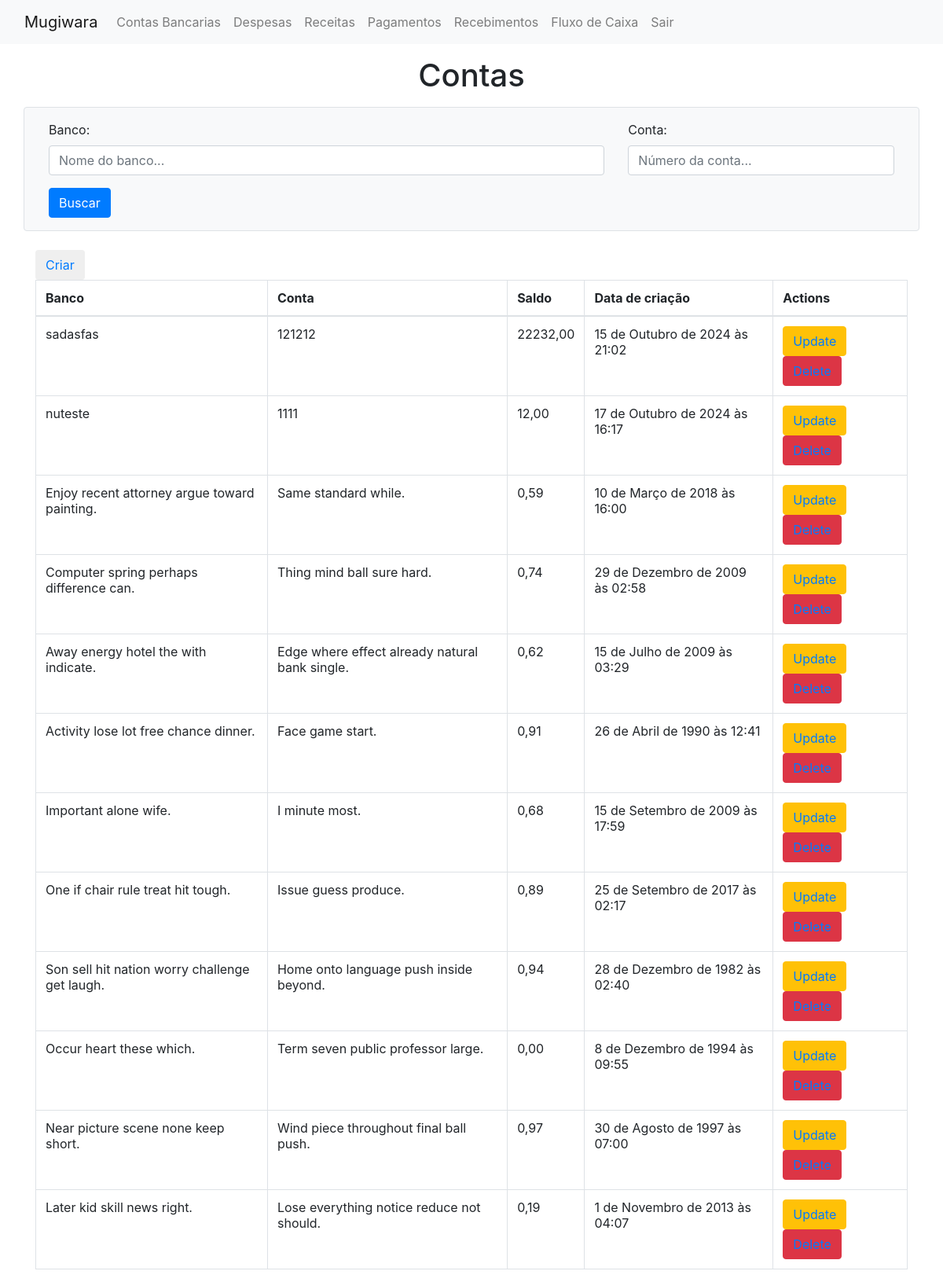
Page /show_conta_bancaria/ (signed in) on the committed database.
### mugiwara/models/conta_bancaria.py (models this page shows, shortened)
class conta_bancaria(models.Model):
    nome_banco = models.CharField(max_length=50)
    agencia = models.CharField(max_length=3)
    numero_conta = models.CharField(max_length=50)
    saldo_atual = models.DecimalField(decimal_places=2, max_digits=9, default=0, auto_created=True)
    created_at = models.DateTimeField(auto_now_add=True, auto_created=True)
    updated_at = models.DateTimeField(auto_now=True, auto_created=True)
    class Meta:
        ordering = ['id', '-created_at', 'nome_banco']

### mugiwara/views.py (the view, shortened to what this page needs)
# urls.py: path('show_conta_bancaria/', views.showContaBancariaView, name='show_conta_bancaria'),
@login_required
def showContaBancariaView(request):
    form = SearchContaBancariaForm(request.GET or None)
    contas = conta_bancaria.objects.all()
    context = {
        'contas': contas,
        'form': form
    }
    return render(request, 'mugiwara/show_conta_bancaria.html', context)

### mugiwara/forms.py
class SearchContaBancariaForm(forms.ModelForm):
    class Meta:
        model = conta_bancaria
        fields = ['nome_banco', 'numero_conta']
    nome_banco = forms.CharField(
        label='Banco',
        required=False,
        widget=forms.TextInput(attrs={'class': 'form-control', 'placeholder': 'Nome do banco...'})
    )
    numero_conta = forms.DecimalField(
        label='Conta',
        required=False,
        widget=forms.NumberInput(attrs={'class': 'form-control', 'placeholder': 'Número da conta...'})
    )

### mugiwara/templates/mugiwara/show_conta_bancaria.html (shortened to what this page needs)
{% extends 'layout.html' %}
{% block content %}
<div class="container">
<h1 class="text-center mt-3 mb-3">Contas</h1>
<form method="GET" action="" class="row g-3 mb-4 p-3 border rounded bg-light">
  <div class="col-md-8">
      <div class="form-group">
          {{ form.nome_banco.label_tag }}
          {{ form.nome_banco }}
      </div>
  </div>
  <div class="col-md-4">
    <div class="form-group">
      {{ form.numero_conta.label_tag }}
      {{ form.numero_conta }}
    </div>
  </div>
  <div class="col-md-12 text-end">
      <button type="submit" class="btn btn-primary">Buscar</button>
  </div>
</form>
<button class="btn"><a href="{% url 'conta_bancaria' %}">Criar</a></button>
<table class="table table-bordered">
   <thead>
     <tr>
       <th scope="col">Banco</th>
       <th scope="col">Conta</th>
       <th scope="col">Saldo</th>
       <th scope="col">Data de criação</th>
       <th scope="col">Actions</th>
     </tr>
   </thead>
   <tbody>
   {% for conta in contas %}
     <tr>
       <td>{{conta.nome_banco}}</td>
       <td>{{conta.numero_conta}}</td>
       <td>{{conta.saldo_atual}}</td>
       <td>{{conta.created_at}}</td>
       <td>
           <button class="btn btn-warning"><a href="{% url 'conta_bancaria' conta.id %}">Update</a></button>&nbsp;&nbsp;
           <button class="btn btn-danger"><a href="{% url 'delete_conta_bancaria' conta.id %}">Delete</a></button>
       </td>
     </tr>
   {% endfor %}
   </tbody>
 </table>
</div>
{% endblock %}

### rows in the picture
conta_bancaria: nome_banco "sadasfas", numero_conta "121212", saldo_atual "22232,00", created_at "15 de Outubro de 2024 às 21:02"
conta_bancaria: nome_banco "nuteste", numero_conta "1111", saldo_atual "12,00", created_at "17 de Outubro de 2024 às 16:17"
conta_bancaria: nome_banco "Enjoy recent attorney argue toward painting.", numero_conta "Same standard while.", saldo_atual "0,59", created_at "10 de Março de 2018 às 16:00"
conta_bancaria: nome_banco "Computer spring perhaps difference can.", numero_conta "Thing mind ball sure hard.", saldo_atual "0,74", created_at "29 de Dezembro de 2009 às 02:58"
conta_bancaria: nome_banco "Away energy hotel the with indicate.", numero_conta "Edge where effect already natural bank single.", saldo_atual "0,62", created_at "15 de Julho de 2009 às 03:29"
conta_bancaria: nome_banco "Activity lose lot free chance dinner.", numero_conta "Face game start.", saldo_atual "0,91", created_at "26 de Abril de 1990 às 12:41"
conta_bancaria: nome_banco "Important alone wife.", numero_conta "I minute most.", saldo_atual "0,68", created_at "15 de Setembro de 2009 às 17:59"
conta_bancaria: nome_banco "One if chair rule treat hit tough.", numero_conta "Issue guess produce.", saldo_atual "0,89", created_at "25 de Setembro de 2017 às 02:17"
conta_bancaria: nome_banco "Son sell hit nation worry challenge get laugh.", numero_conta "Home onto language push inside beyond.", saldo_atual "0,94", created_at "28 de Dezembro de 1982 às 02:40"
conta_bancaria: nome_banco "Occur heart these which.", numero_conta "Term seven public professor large.", saldo_atual "0,00", created_at "8 de Dezembro de 1994 às 09:55"
conta_bancaria: nome_banco "Near picture scene none keep short.", numero_conta "Wind piece throughout final ball push.", saldo_atual "0,97", created_at "30 de Agosto de 1997 às 07:00"
conta_bancaria: nome_banco "Later kid skill news right.", numero_conta "Lose everything notice reduce not should.", saldo_atual "0,19", created_at "1 de Novembro de 2013 às 04:07"
